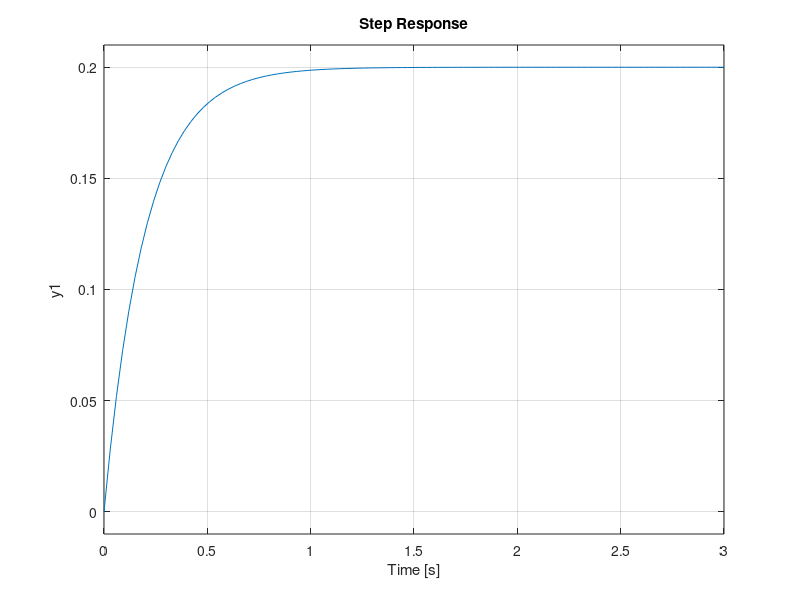

Here is the MATLAB script that generated this plot:
% Unidad N° 4 Ejercicio 6
close all; clear all; clc

% a)
s = tf('s');

G1 = 15/(5*s + 1);

% Estable?
% Tiempo de establecimiento
% Valor de la salida en estado estable

% Podemos predecir estos 3 parametros mirando
% la funcion de transferencia

% Polo en -1/5 --> al ser negativo podemos decir
% que el sistema es estable

% Tiempo de establecimiento: ts=20seg (4*5)
% es 4 por la constante de tiempo tau. En este
% caso es 5. Se obtiene de sacar factor comun en la
% FT: 15/5*(s+1/5)
% Tambien se puede considerar como 4 dividio el polo

% Valor de regimen: Aplicando el Teorema de Valor
% Final

% Todo lo previo son estimaciones. Ahora hay que
% graficar con Octave:
step(G1,50);

G3 = 1/(s+5);

% Es estable pq el polo esta en -5
Ts = 4/abs(pole(G3));

% de ejecutar la ultima linea obtenemos que
% el ts = 0.8 seg

% Valor de salida en estado estable: 0.2

step(G3, 3)
